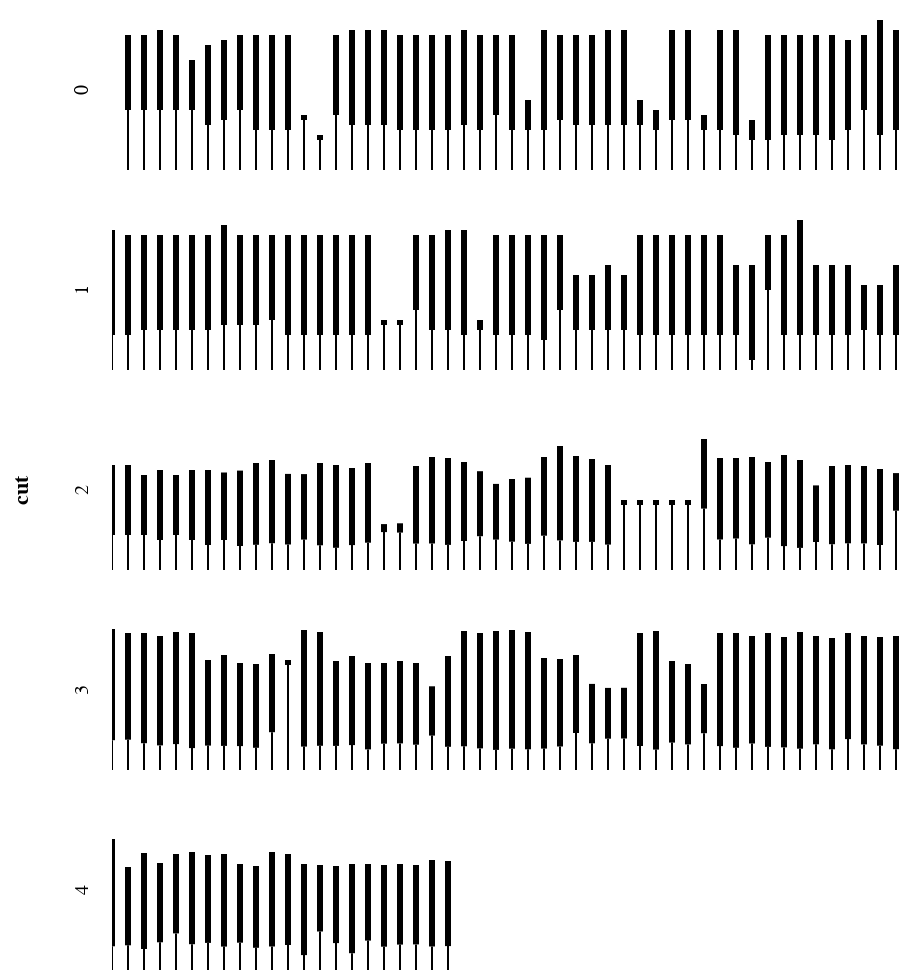

The code cell stored with this chart in its notebook:
### Code cell
top = alt.Chart(eli).mark_rule(size=3).encode(
    x=alt.X('jump_in_cut', axis=None),
    y=alt.Y('deploy_alt', axis=None),
    y2=alt.Y2('exit_alt'),
    tooltip=['jump']
).properties(height=80)

bottom = alt.Chart(eli).mark_rule(size=1).encode(
    x=alt.X('jump_in_cut', axis=None),
    y=alt.Y('deploy_alt', axis=None),
    y2=alt.Y2('ground'),
    tooltip=['jump']
).properties(height=80)

alt.layer(top, bottom).facet(row='cut').configure_axis(
    grid=False
).configure_view(
    strokeWidth=0
).interactive()

### Figure 1 — Vega-Lite specification as saved in the notebook (floating-point values rounded to 4 significant figures; data arrays with more than 128 entries replaced by an {"elided": "..."} marker saying what was removed)
{"config": {"view": {"continuousWidth": 400, "continuousHeight": 300, "strokeWidth": 0}, "axis": {"grid": false}}, "data": {"name": "data-dbba8783d0ca695423e2772ce7e396e7"}, "facet": {"row": {"type": "quantitative", "field": "cut"}}, "spec": {"layer": [{"mark": {"type": "rule", "size": 3}, "encoding": {"tooltip": [{"type": "quantitative", "field": "jump"}], "x": {"type": "quantitative", "axis": null, "field": "jump_in_cut"}, "y": {"type": "quantitative", "axis": null, "field": "deploy_alt"}, "y2": {"field": "exit_alt"}}, "height": 80, "selection": {"selector001": {"type": "interval", "bind": "scales", "encodings": ["x", "y"]}}}, {"mark": {"type": "rule", "size": 1}, "encoding": {"tooltip": [{"type": "quantitative", "field": "jump"}], "x": {"type": "quantitative", "axis": null, "field": "jump_in_cut"}, "y": {"type": "quantitative", "axis": null, "field": "deploy_alt"}, "y2": {"field": "ground"}}, "height": 80}]}, "$schema": "https://vega.github.io/schema/vega-lite/v4.0.2.json", "datasets": {"data-dbba8783d0ca695423e2772ce7e396e7": {"elided": "221 records"}}}
